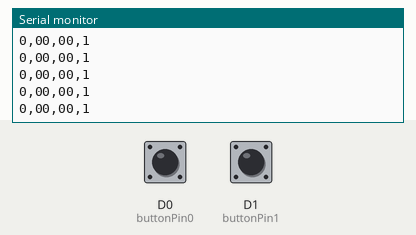
A sketch run on a simulated Arduino MKR. Parts: the last lines printed to the serial monitor. Inputs (shaded band) come from the test bench; at power-on: D0 (buttonPin0) LOW, D1 (buttonPin1) LOW. The local clock reads 2024-03-15 10:24:30 at power-on unless the sketch sets it.

Above: at 1.2 s.
1.3 s: D0 (buttonPin0) pulled HIGH for 0.15 s
At 2.4 s:
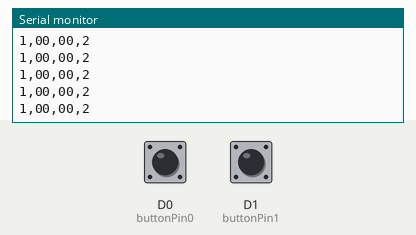
2.9 s: D1 (buttonPin1) pulled HIGH for 0.15 s
At 4.0 s:
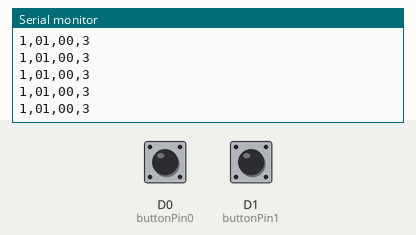
4.5 s: D0 (buttonPin0) pulled HIGH for 1 s
At 5.3 s:
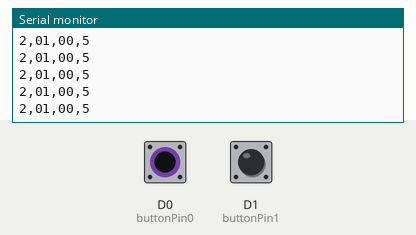
7.0 s: D1 (buttonPin1) pulled HIGH for 1 s
At 8.1 s:
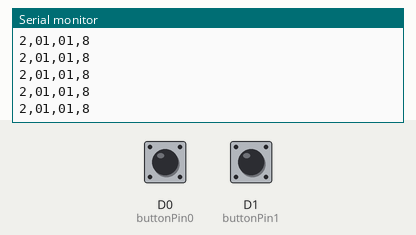
Timing chart, 0 to 10.0 s (numbered marks = the images above; inputs shaded):
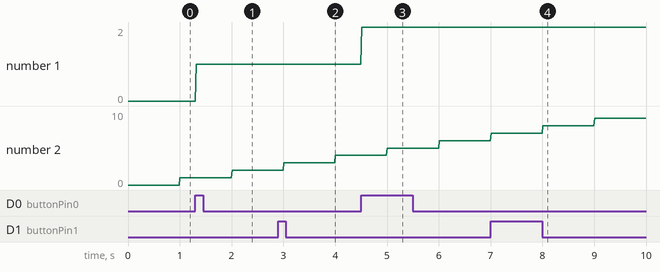

Measured:
- after the input at 1.3 s, the serial monitor: prints a new line at once (image 1)
- after the input at 2.9 s, the serial monitor: prints a new line at once (image 2)
- after the input at 4.5 s, the serial monitor: prints a new line at once (image 3)
- after the input at 7.0 s, the serial monitor: prints a new line at once (image 4)

The sketch:

2_buttons_clock_start_from_0.ino
```cpp
#include <RTCZero.h>
RTCZero rtc; // CREATE AN RTC OBJECT

const int buttonPin0 = 0; // SET BUTTON
const int buttonPin1 = 1; // CHANGE BUTTON
int buttonState0 = 0;
int buttonState1 = 0;
int pstate0 = 0;
int pstate1 = 0;
int state0 = 0;
int state1 = 0;

int secs = 0;
int mins = 0;
int hrs = 0;

void setup() {
  rtc.begin(); // initialize RTC
  rtc.setHours(hrs);
  rtc.setMinutes(mins);
  rtc.setSeconds(secs);

  Serial.begin(9600);
  pinMode(buttonPin0, INPUT);
  pinMode(buttonPin1, INPUT);
}

void loop() {
  if (hrs >22) {
    hrs = -1;
  }

  if (mins >58) {
    mins = -1;
  }

  buttonState0 = digitalRead(buttonPin0);
  buttonState1 = digitalRead(buttonPin1);

  // detect when 'set button' is pushed and change state
  if (buttonState0 == HIGH && pstate0 == 0) {
    state0++;
    delay(10);
  }

  // if 'set button' is higher than 2, reset
  if (state0 > 2) {
    state0 = 0;
    rtc.setSeconds(0);
  }

  // start setting clock
  // setting hour
  if (buttonState1 == HIGH && pstate1 == 0 && state0 == 1) {
    hrs++;
    rtc.setHours(hrs);

  }
  // setting minute
  if (buttonState1 == HIGH && pstate1 == 0 && state0 == 2) {
    mins++;
    rtc.setMinutes(mins);

  }
  // setting seconds
  if (buttonState1 == HIGH && pstate1 == 0 && state0 == 3) {
    secs++;
    rtc.setSeconds(secs);

  }
hrs = rtc.getHours();
mins = rtc.getMinutes();
secs = rtc.getSeconds();

  pstate0 = buttonState0;
  pstate1 = buttonState1;

  //  Serial.print("state: ");
  //  Serial.print(state0);

//  if (state0 == 1) {
//    Serial.print("   setting hours ");
//  } else if (state0 == 2) {
//    Serial.print("   setting minutes ");
//  } else if (state0 == 3) {
//    Serial.print("   setting seconds ");
//  } else {
//    Serial.print("   neutral state ");
//  }
//
//  print2digits(rtc.getHours());
//  Serial.print(":");
//  print2digits(rtc.getMinutes());
//  Serial.print(":");
//  print2digits(rtc.getSeconds());
//
//  Serial.println();
//  delay(10);

Serial.print(state0);

    Serial.print(",");
    print2digits(hrs);

    Serial.print(",");
    print2digits(mins);

    Serial.print(",");
    Serial.println(secs);

    delay(10);
}

void print2digits(int number) {
  if (number < 10) {
    Serial.print("0"); // print a 0 before if the number is < than 10
  }
  Serial.print(number);
}
```
